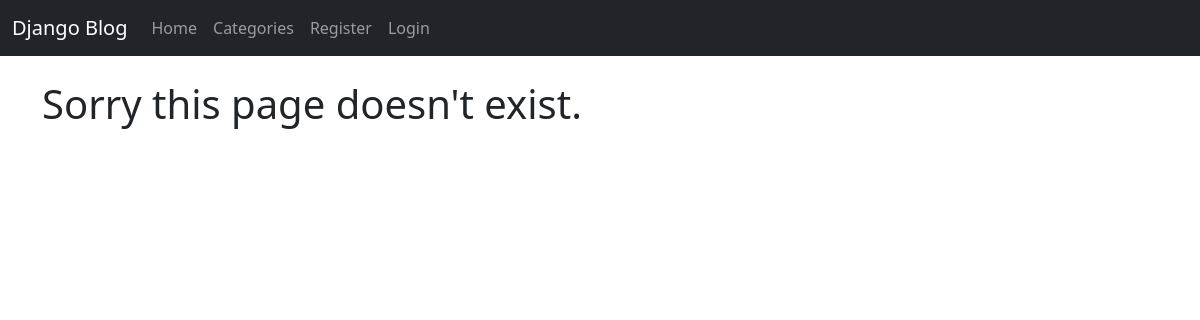
Before: /category/sports/ with the older database file.
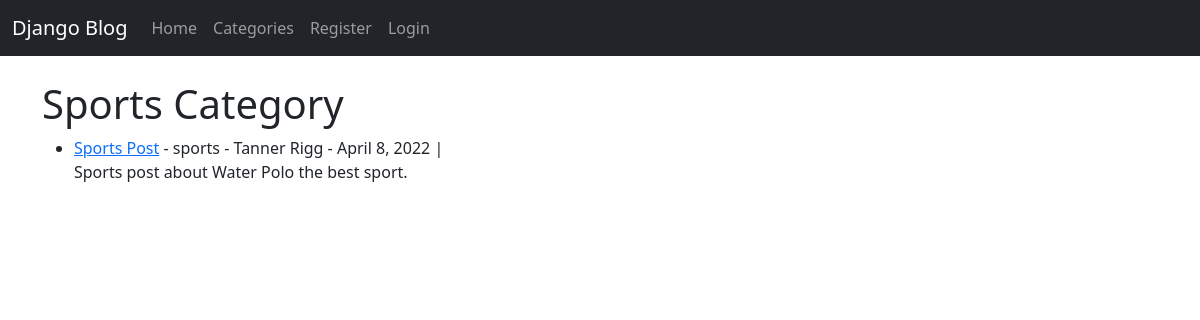
After: the same page with the newer database file.
### theblog/models.py (models this page shows, shortened)
class Post(models.Model):
    title = models.CharField(max_length=255)
    author = models.ForeignKey(User, on_delete=models.CASCADE)
    body = models.TextField()
    post_date = models.DateField(auto_now_add=True)
    category = models.CharField(max_length=255, default='unspecified')

### theblog/views.py (the view)
# urls.py: path('category/<str:cats>/', CategoryView, name='category'),
def CategoryView(request, cats):
    category_posts = Post.objects.filter(category=cats.replace('-', ' ')).order_by('-id')
    return render(request, 'categories.html', {'cats':cats.title().replace('-', ' '), 'category_posts': category_posts})

### theblog/templates/categories.html
{% extends 'base.html' %}
{% block content %}
{% if category_posts %}
<h1>{{ cats }} Category</h1>
<ul>
{% for post in category_posts %}
    <li><a href="{% url 'article-detail' post.pk %}">{{ post.title }}</a>
        - {{ post.category }}
        - {{ post.author.first_name }} {{ post.author.last_name }}
        - {{ post.post_date }} |
    {% if user.is_authenticated %}
        <small>
            <a href="{% url 'update_post' post.pk %}">[Edit]</a>
            <a href="{% url 'delete_post' post.pk %}">[Delete]</a>
        </small><br>
    {% else %}
        <br>
{% endif %}
{{ post.body|slice:":200"|safe }}</li>
{% endfor %}
</ul>
{% else %}
    <h1>Sorry this page doesn't exist.</h1>
{% endif %}
{% endblock %}

Changed rows visible on the page:
added Post: category "Sports", title "Sports Post", category "sports", author.first_name "Tanner", author.last_name "Rigg", post_date "April 8, 2022", body "Sports post about Water Polo the best sport."
Other visible differences:
text no longer shown: "Sorry this page doesn't exist."
text now shown: "Category"
